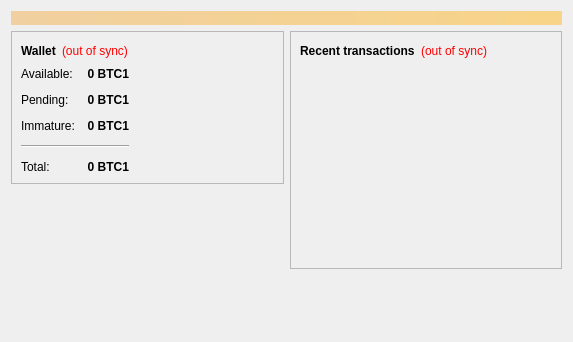
<?xml version="1.0" encoding="UTF-8"?>
<ui version="4.0">
 <class>OverviewPage</class>
 <widget class="QWidget" name="OverviewPage">
  <property name="geometry">
   <rect>
    <x>0</x>
    <y>0</y>
    <width>573</width>
    <height>342</height>
   </rect>
  </property>
  <property name="windowTitle">
   <string>Form</string>
  </property>
  <layout class="QVBoxLayout" name="topLayout">
   <item>
    <widget class="QLabel" name="labelAlerts">
     <property name="visible">
      <bool>false</bool>
     </property>
     <property name="styleSheet">
      <string notr="true">background-color: qlineargradient(x1: 0, y1: 0, x2: 1, y2: 0, stop:0 #F0D0A0, stop:1 #F8D488); color:#000000;</string>
     </property>
     <property name="wordWrap">
      <bool>true</bool>
     </property>
     <property name="margin">
      <number>3</number>
     </property>
    </widget>
   </item>
   <item>
    <layout class="QHBoxLayout" name="horizontalLayout" stretch="1,1">
     <item>
      <layout class="QVBoxLayout" name="verticalLayout_2">
       <item>
        <widget class="QFrame" name="frame">
         <property name="frameShape">
          <enum>QFrame::StyledPanel</enum>
         </property>
         <property name="frameShadow">
          <enum>QFrame::Raised</enum>
         </property>
         <layout class="QVBoxLayout" name="verticalLayout_4">
          <item>
           <layout class="QHBoxLayout" name="horizontalLayout_4">
            <item>
             <widget class="QLabel" name="label_5">
              <property name="font">
               <font>
                <weight>75</weight>
                <bold>true</bold>
               </font>
              </property>
              <property name="text">
               <string>Wallet</string>
              </property>
             </widget>
            </item>
            <item>
             <widget class="QLabel" name="labelWalletStatus">
              <property name="toolTip">
               <string>The displayed information may be out of date. Your wallet automatically synchronizes with the BitcoinV1 network after a connection is established, but this process has not completed yet.</string>
              </property>
              <property name="styleSheet">
               <string notr="true">QLabel { color: red; }</string>
              </property>
              <property name="text">
               <string notr="true">(out of sync)</string>
              </property>
              <property name="alignment">
               <set>Qt::AlignLeading|Qt::AlignLeft|Qt::AlignVCenter</set>
              </property>
             </widget>
            </item>
            <item>
             <spacer name="horizontalSpacer_2">
              <property name="orientation">
               <enum>Qt::Horizontal</enum>
              </property>
              <property name="sizeHint" stdset="0">
               <size>
                <width>40</width>
                <height>20</height>
               </size>
              </property>
             </spacer>
            </item>
           </layout>
          </item>
          <item>
          <layout class="QHBoxLayout" name="horizontalLayout_3">
           <item>
           <layout class="QFormLayout" name="formLayout_2">
            <property name="fieldGrowthPolicy">
             <enum>QFormLayout::AllNonFixedFieldsGrow</enum>
            </property>
            <property name="horizontalSpacing">
             <number>12</number>
            </property>
            <property name="verticalSpacing">
             <number>12</number>
            </property>
            <item row="0" column="0">
             <widget class="QLabel" name="label">
              <property name="text">
               <string>Available:</string>
              </property>
             </widget>
            </item>
            <item row="0" column="1">
             <widget class="QLabel" name="labelBalance">
              <property name="font">
               <font>
                <weight>75</weight>
                <bold>true</bold>
               </font>
              </property>
              <property name="cursor">
               <cursorShape>IBeamCursor</cursorShape>
              </property>
              <property name="toolTip">
               <string>Your current spendable balance</string>
              </property>
              <property name="text">
               <string notr="true">0 BTC1</string>
              </property>
              <property name="alignment">
               <set>Qt::AlignRight|Qt::AlignTrailing|Qt::AlignVCenter</set>
              </property>
              <property name="textInteractionFlags">
               <set>Qt::LinksAccessibleByMouse|Qt::TextSelectableByKeyboard|Qt::TextSelectableByMouse</set>
              </property>
             </widget>
            </item>
            <item row="1" column="0">
             <widget class="QLabel" name="label_3">
              <property name="text">
               <string>Pending:</string>
              </property>
             </widget>
            </item>
            <item row="1" column="1">
             <widget class="QLabel" name="labelUnconfirmed">
              <property name="font">
               <font>
                <weight>75</weight>
                <bold>true</bold>
               </font>
              </property>
              <property name="cursor">
               <cursorShape>IBeamCursor</cursorShape>
              </property>
              <property name="toolTip">
               <string>Total of transactions that have yet to be confirmed, and do not yet count toward the spendable balance</string>
              </property>
              <property name="text">
               <string notr="true">0 BTC1</string>
              </property>
              <property name="alignment">
               <set>Qt::AlignRight|Qt::AlignTrailing|Qt::AlignVCenter</set>
              </property>
              <property name="textInteractionFlags">
               <set>Qt::LinksAccessibleByMouse|Qt::TextSelectableByKeyboard|Qt::TextSelectableByMouse</set>
              </property>
             </widget>
            </item>
            <item row="2" column="0">
             <widget class="QLabel" name="labelImmatureText">
              <property name="text">
               <string>Immature:</string>
              </property>
             </widget>
            </item>
            <item row="2" column="1">
             <widget class="QLabel" name="labelImmature">
              <property name="font">
               <font>
                <weight>75</weight>
                <bold>true</bold>
               </font>
              </property>
              <property name="toolTip">
               <string>Mined balance that has not yet matured</string>
              </property>
              <property name="text">
               <string notr="true">0 BTC1</string>
              </property>
              <property name="alignment">
               <set>Qt::AlignRight|Qt::AlignTrailing|Qt::AlignVCenter</set>
              </property>
              <property name="textInteractionFlags">
               <set>Qt::LinksAccessibleByMouse|Qt::TextSelectableByKeyboard|Qt::TextSelectableByMouse</set>
              </property>
             </widget>
            </item>
            <item row="4" column="0">
             <widget class="QLabel" name="labelTotalText">
              <property name="text">
               <string>Total:</string>
              </property>
             </widget>
            </item>
            <item row="4" column="1">
             <widget class="QLabel" name="labelTotal">
              <property name="font">
               <font>
                <weight>75</weight>
                <bold>true</bold>
               </font>
              </property>
              <property name="cursor">
               <cursorShape>IBeamCursor</cursorShape>
              </property>
              <property name="toolTip">
               <string>Your current total balance</string>
              </property>
              <property name="text">
               <string notr="true">0 BTC1</string>
              </property>
              <property name="alignment">
               <set>Qt::AlignRight|Qt::AlignTrailing|Qt::AlignVCenter</set>
              </property>
              <property name="textInteractionFlags">
               <set>Qt::LinksAccessibleByMouse|Qt::TextSelectableByKeyboard|Qt::TextSelectableByMouse</set>
              </property>
             </widget>
            </item>
            <item row="3" column="0" colspan="2">
             <widget class="Line" name="line">
              <property name="orientation">
               <enum>Qt::Horizontal</enum>
              </property>
             </widget>
            </item>
           </layout>
          </item>
            <item>
             <spacer name="horizontalSpacer_3">
              <property name="orientation">
               <enum>Qt::Horizontal</enum>
              </property>
              <property name="sizeHint" stdset="0">
               <size>
                <width>40</width>
                <height>20</height>
               </size>
              </property>
             </spacer>
            </item>
           </layout>
          </item>
         </layout>
        </widget>
       </item>
       <item>
        <spacer name="verticalSpacer">
         <property name="orientation">
          <enum>Qt::Vertical</enum>
         </property>
         <property name="sizeHint" stdset="0">
          <size>
           <width>20</width>
           <height>40</height>
          </size>
         </property>
        </spacer>
       </item>
      </layout>
     </item>
     <item>
      <layout class="QVBoxLayout" name="verticalLayout_3">
       <item>
        <widget class="QFrame" name="frame_2">
         <property name="frameShape">
          <enum>QFrame::StyledPanel</enum>
         </property>
         <property name="frameShadow">
          <enum>QFrame::Raised</enum>
         </property>
         <layout class="QVBoxLayout" name="verticalLayout">
          <item>
           <layout class="QHBoxLayout" name="horizontalLayout_2">
            <item>
             <widget class="QLabel" name="label_4">
              <property name="text">
               <string>&lt;b&gt;Recent transactions&lt;/b&gt;</string>
              </property>
             </widget>
            </item>
            <item>
             <widget class="QLabel" name="labelTransactionsStatus">
              <property name="toolTip">
               <string>The displayed information may be out of date. Your wallet automatically synchronizes with the BitcoinV1 network after a connection is established, but this process has not completed yet.</string>
              </property>
              <property name="styleSheet">
               <string notr="true">QLabel { color: red; }</string>
              </property>
              <property name="text">
               <string notr="true">(out of sync)</string>
              </property>
              <property name="alignment">
               <set>Qt::AlignRight|Qt::AlignTrailing|Qt::AlignVCenter</set>
              </property>
             </widget>
            </item>
            <item>
             <spacer name="horizontalSpacer">
              <property name="orientation">
               <enum>Qt::Horizontal</enum>
              </property>
              <property name="sizeHint" stdset="0">
               <size>
                <width>40</width>
                <height>20</height>
               </size>
              </property>
             </spacer>
            </item>
           </layout>
          </item>
          <item>
           <widget class="QListView" name="listTransactions">
            <property name="styleSheet">
             <string notr="true">QListView { background: transparent; }</string>
            </property>
            <property name="frameShape">
             <enum>QFrame::NoFrame</enum>
            </property>
            <property name="verticalScrollBarPolicy">
             <enum>Qt::ScrollBarAlwaysOff</enum>
            </property>
            <property name="horizontalScrollBarPolicy">
             <enum>Qt::ScrollBarAlwaysOff</enum>
            </property>
            <property name="selectionMode">
             <enum>QAbstractItemView::NoSelection</enum>
            </property>
           </widget>
          </item>
         </layout>
        </widget>
       </item>
       <item>
        <spacer name="verticalSpacer_2">
         <property name="orientation">
          <enum>Qt::Vertical</enum>
         </property>
         <property name="sizeHint" stdset="0">
          <size>
           <width>20</width>
           <height>40</height>
          </size>
         </property>
        </spacer>
       </item>
      </layout>
     </item>
    </layout>
   </item>
  </layout>
 </widget>
 <resources/>
 <connections/>
</ui>
